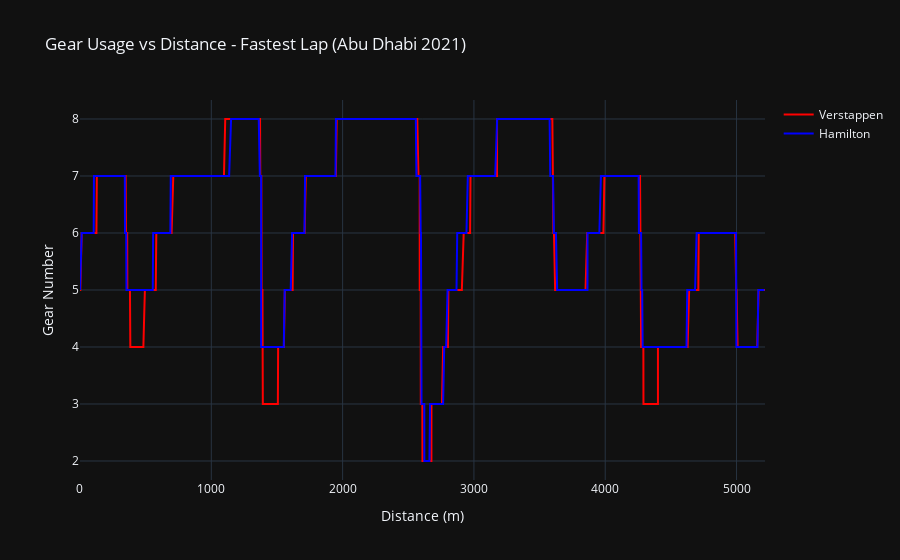

Notebook code for this chart:
### Markdown cell above
# Gear Usage vs Distance
##### Did Max shift gears more aggressively?

### Code cell
import plotly.graph_objects as go

fig = go.Figure()

fig.add_trace(go.Scatter(
    x=ver_tel['Distance'],
    y=ver_tel['nGear'],  # Gear number
    mode='lines',
    name='Verstappen',
    line=dict(color='red')
))

fig.add_trace(go.Scatter(
    x=ham_tel['Distance'],
    y=ham_tel['nGear'],
    mode='lines',
    name='Hamilton',
    line=dict(color='blue')
))

fig.update_layout(
    title='Gear Usage vs Distance - Fastest Lap (Abu Dhabi 2021)',
    xaxis_title='Distance (m)',
    yaxis_title='Gear Number',
    template='plotly_dark',
    hovermode='x unified',
    height=500
)

fig.show()

### Figure 1 — Plotly figure (JSON) as saved in the notebook; plotly's stock layout.template omitted (floating-point values rounded to 4 significant figures; data arrays with more than 128 entries replaced by an {"elided": "..."} marker saying what was removed)
{"data": [{"line": {"color": "red"}, "mode": "lines", "name": "Verstappen", "type": "scatter", "x": {"elided": "760 float values"}, "y": {"elided": "760 int values"}}, {"line": {"color": "blue"}, "mode": "lines", "name": "Hamilton", "type": "scatter", "x": {"elided": "764 float values"}, "y": {"elided": "764 int values"}}], "layout": {"autosize": true, "hovermode": "x unified", "title": {"text": "Gear Usage vs Distance - Fastest Lap (Abu Dhabi 2021)"}, "xaxis": {"autorange": true, "range": [0.0817, 5217.0], "title": {"text": "Distance (m)"}, "type": "linear"}, "yaxis": {"autorange": true, "range": [1.667, 8.333], "title": {"text": "Gear Number"}, "type": "linear"}}}
